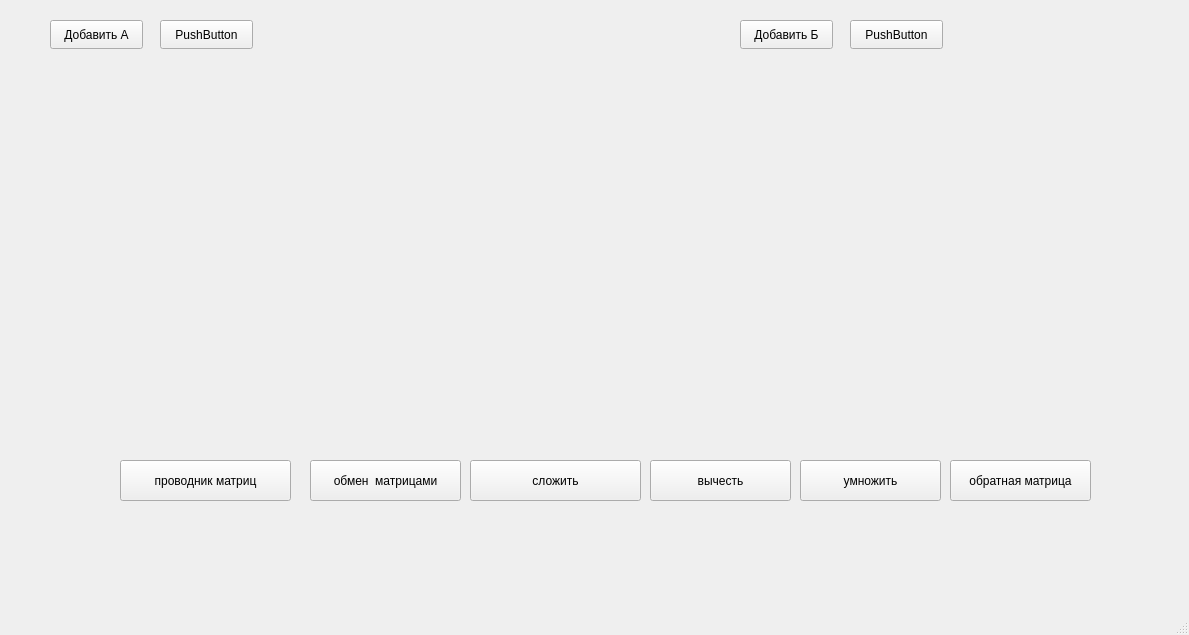
<?xml version="1.0" encoding="UTF-8"?>
<ui version="4.0">
 <class>MainWindow</class>
 <widget class="QMainWindow" name="MainWindow">
  <property name="geometry">
   <rect>
    <x>0</x>
    <y>0</y>
    <width>1189</width>
    <height>635</height>
   </rect>
  </property>
  <property name="windowTitle">
   <string>MainWindow</string>
  </property>
  <widget class="QWidget" name="centralwidget">
   <widget class="QPushButton" name="pushButton">
    <property name="geometry">
     <rect>
      <x>120</x>
      <y>460</y>
      <width>171</width>
      <height>41</height>
     </rect>
    </property>
    <property name="text">
     <string>проводник матриц</string>
    </property>
   </widget>
   <widget class="QPushButton" name="pushButton_2">
    <property name="geometry">
     <rect>
      <x>310</x>
      <y>460</y>
      <width>151</width>
      <height>41</height>
     </rect>
    </property>
    <property name="text">
     <string>обмен  матрицами</string>
    </property>
   </widget>
   <widget class="QPushButton" name="pushButton_3">
    <property name="geometry">
     <rect>
      <x>470</x>
      <y>460</y>
      <width>171</width>
      <height>41</height>
     </rect>
    </property>
    <property name="text">
     <string>сложить</string>
    </property>
   </widget>
   <widget class="QPushButton" name="pushButton_4">
    <property name="geometry">
     <rect>
      <x>650</x>
      <y>460</y>
      <width>141</width>
      <height>41</height>
     </rect>
    </property>
    <property name="text">
     <string>вычесть</string>
    </property>
   </widget>
   <widget class="QPushButton" name="pushButton_5">
    <property name="geometry">
     <rect>
      <x>800</x>
      <y>460</y>
      <width>141</width>
      <height>41</height>
     </rect>
    </property>
    <property name="text">
     <string>умножить</string>
    </property>
   </widget>
   <widget class="QPushButton" name="pushButton_6">
    <property name="geometry">
     <rect>
      <x>950</x>
      <y>460</y>
      <width>141</width>
      <height>41</height>
     </rect>
    </property>
    <property name="text">
     <string>обратная матрица</string>
    </property>
   </widget>
   <widget class="QPushButton" name="pushButton_7">
    <property name="geometry">
     <rect>
      <x>50</x>
      <y>20</y>
      <width>93</width>
      <height>29</height>
     </rect>
    </property>
    <property name="text">
     <string>Добавить А</string>
    </property>
   </widget>
   <widget class="QPushButton" name="pushButton_8">
    <property name="geometry">
     <rect>
      <x>160</x>
      <y>20</y>
      <width>93</width>
      <height>29</height>
     </rect>
    </property>
    <property name="text">
     <string>PushButton</string>
    </property>
   </widget>
   <widget class="QPushButton" name="pushButton_9">
    <property name="geometry">
     <rect>
      <x>850</x>
      <y>20</y>
      <width>93</width>
      <height>29</height>
     </rect>
    </property>
    <property name="text">
     <string>PushButton</string>
    </property>
   </widget>
   <widget class="QPushButton" name="pushButton_10">
    <property name="geometry">
     <rect>
      <x>740</x>
      <y>20</y>
      <width>93</width>
      <height>29</height>
     </rect>
    </property>
    <property name="text">
     <string>Добавить Б</string>
    </property>
   </widget>
  </widget>
  <widget class="QMenuBar" name="menubar">
   <property name="geometry">
    <rect>
     <x>0</x>
     <y>0</y>
     <width>1189</width>
     <height>26</height>
    </rect>
   </property>
  </widget>
  <widget class="QStatusBar" name="statusbar"/>
 </widget>
 <resources/>
 <connections/>
</ui>
